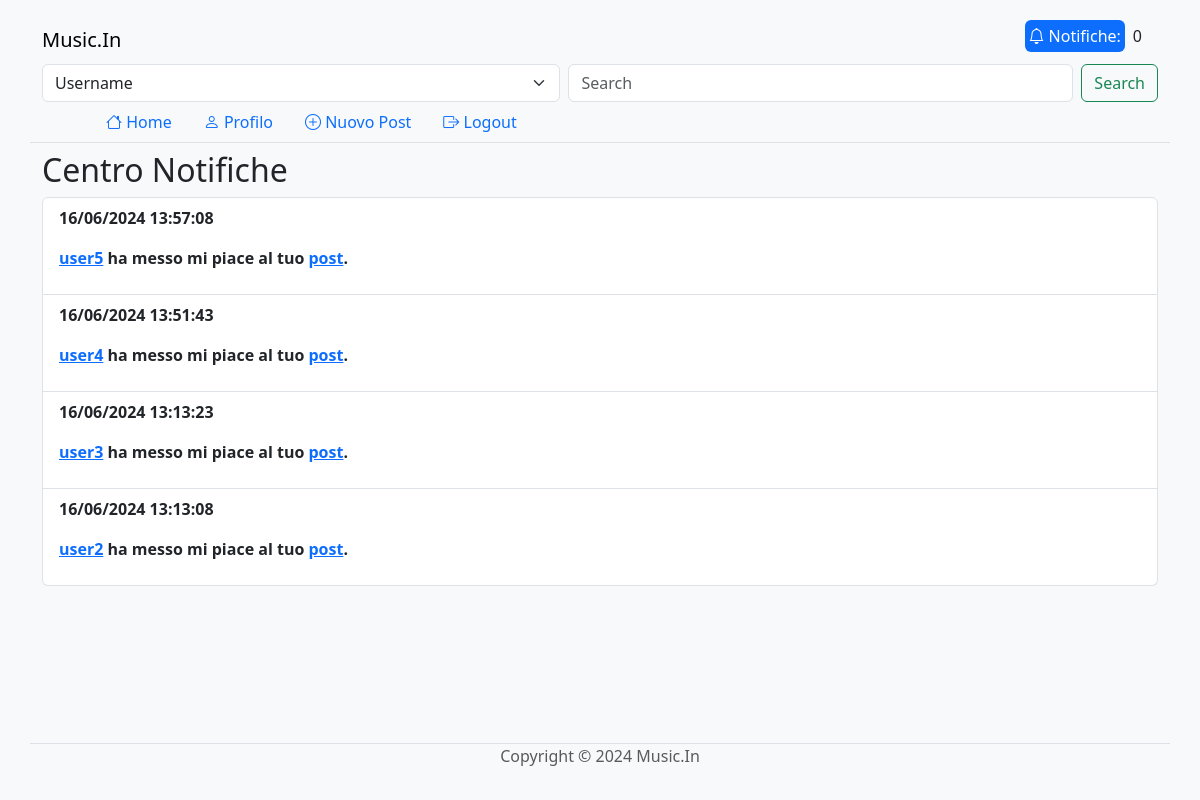
Screenshot of /notifications.php (signed in) with the database file from the repository.
### tables this page shows
create table notifications (
     `id` int not null AUTO_INCREMENT,
     `type` int not null,
     `created_at` timestamp not null DEFAULT current_timestamp(),
     `was_read` boolean not null DEFAULT false,
     `receiver_id` int not null,
     `creator_id` int not null,
     `post_id` int,
     `comment_id` int,
     constraint `IDNotifica` primary key (`id`));

create table users (
     `id` int not null AUTO_INCREMENT,
     `username` varchar(255) not null,
     `password` varchar(255) not null,
     `email` varchar(255) not null,
     `name` varchar(255),
     `surname` varchar(255),
     `image` varchar(255),
     `genre_id` int,
     constraint `IDUser` primary key (`id`),
     unique key `username` (`username`),
     unique key `email` (`email`));

### notifications.php (called while the page is built)
<?php
require_once __DIR__ . '/bootstrap.php';
$templateParams["title"] = "Notifiche";
$templateParams["name"] = "notifications";
$notifications = $dbh->getNotifications($_SESSION["user_id"]);
require __DIR__ . '/template/base.php';
?>

### db/connessione-db.php (called while the page is built)
<?php
require_once(__DIR__ . "/dbhelper.php");
$servername = "localhost";
$username = "root";
$password = "";
$dbname = "music_in";
$port = 3306;
$dbh = new DatabaseHelper($servername, $username, $password, $dbname, $port);
?>

### db/dbhelper.php (called while the page is built, shortened)
<?php
class DatabaseHelper {
    private $conn;
    public function __construct($servername, $username, $password, $dbname, $port) {
        try {
            $this->conn = new PDO("mysql:host=$servername;dbname=$dbname;port=$port", $username, $password);
            $this->conn->setAttribute(PDO::ATTR_ERRMODE, PDO::ERRMODE_EXCEPTION);
            $this->conn->exec("SET NAMES utf8mb4");
        } catch(PDOException $e) {
            echo "Connessione al database fallita: " . $e->getMessage();
            die();
        }
    }
    public function getUserInfo($user_id) {
        $query_user = "SELECT username, email, name, surname, image as profile_image, genre_id FROM users WHERE id = :user_id";
        $stmt_user = $this->conn->prepare($query_user);
        $stmt_user->bindParam(':user_id', $user_id);
        $stmt_user->execute();
        $user = $stmt_user->fetch(PDO::FETCH_ASSOC);
        return $user;
    }
    public function getNotifications($user_id) {
        $query = "SELECT id as notification_id, type, created_at, was_read, creator_id, post_id, comment_id FROM notifications WHERE receiver_id = :user_id ORDER BY created_at DESC";
        $stmt = $this->conn->prepare($query);
        $stmt->bindParam(':user_id', $user_id);
        $stmt->execute();
        $notifications = $stmt->fetchAll(PDO::FETCH_ASSOC);
        return $notifications;
    }
}
?>

### template/notifications.php (the view, shortened to what this page needs)
<section>
    <h2>Centro Notifiche</h2>
    <?php if (empty($notifications)) : ?>
        <p>Non hai ancora nessuna notifica.</p>
    <?php else : ?>
        <ul class="list-group">
            <?php foreach ($notifications as $notification) : ?>
                <li class="list-group-item <?php if (!$notification["was_read"]) { echo 'fw-bold';} ?>">
                    <p class=""><?php echo htmlspecialchars((new DateTime($notification['created_at']))->format('d/m/Y H:i:s')); ?></p>
                    <p class="">
                        <?php switch ($notification['type']):
                        case NotificationType::LIKE->value: ?>
                            <a href="profile.php?id=<?php echo htmlspecialchars($notification['creator_id']); ?>"><?php echo htmlspecialchars($dbh->getUserInfo($notification['creator_id'])['username']); ?></a> ha messo mi piace al tuo <a href="comments.php?post_id=<?php echo htmlspecialchars($notification['post_id']); ?>"> post</a>.
                        <?php break; ?>
                        <?php endswitch; ?>
                    </p>
                </li>
                <?php $dbh->setNotificationRead($notification["notification_id"]); ?>
            <?php endforeach; ?>
        </ul>
    <?php endif; ?>
</section>

### template/base.php (shortened to what this page needs)
<!DOCTYPE html>
<html lang="it" class="h-100">
<head>
    <link href="https://cdn.jsdelivr.net/npm/bootstrap@5.3.3/dist/css/bootstrap.min.css" rel="stylesheet">
    <link rel="stylesheet" href="https://cdn.jsdelivr.net/npm/bootstrap-icons@1.11.3/font/bootstrap-icons.min.css">
    <link rel='stylesheet' type='text/css' href='css/common.css'>
</head>
<body class="bg-light d-flex flex-column h-100">
    <nav class="navbar navbar-expand-md navbar-light bg-light sticky-top">
        <div class="container justify-content-center border-bottom">
            <div class="col-12">
                <div class="d-flex">
                    <h1><a class="navbar-brand" href="/">Music.In</a></h1>
                    <div class="container nav nav-pills align-items-center justify-content-end">
                        <a class="nav-link m-1 p-1 <?php markIfActive("notifications.php"); ?>" href="notifications.php"><i class="bi bi-bell"></i><span class="d-none d-sm-inline ms-1">Notifiche:</span></a>
                        <span id="notification_counter" class="p-1">0</span>
                    </div>
                </div>
                <form class="d-flex" role="search" action="search.php" method="get">
                    <select class="form-select me-2" name="search_type" aria-label="Tipo di ricerca">
                        <option value="username">Username</option>
                    </select>
                    <input class="form-control me-2" type="search" name="query" placeholder="Search" aria-label="Search">
                    <button class="btn btn-outline-success" type="submit">Search</button>
                </form>
                <div class="px-5 navbar-collapse" id="navbarCollapse">
                    <ul class="nav nav-pills col-12 col-lg-auto my-2 justify-content-center my-md-0 text-small">
                        <?php
                        $navlinks = [
                            ["index.php", "bi-house", "Home"],
                            ["profile.php", "bi-person", "Profilo"],
                            ["new-post.php", "bi-plus-circle", "Nuovo Post"],
                            ["logout.php", "bi-box-arrow-right", "Logout"],
                        ];
                        ?>
                        <?php foreach ($navlinks as $navlink) : ?>
                            <li class="nav-item">
                                <a class="nav-link <?php markIfActive($navlink[0]); ?>" href="<?php echo $navlink[0]; ?>">
                                    <i class="bi <?php echo $navlink[1]; ?>"></i>
                                    <span class="d-none d-md-inline"><?php echo $navlink[2]; ?></span>
                                </a>
                            </li>
                        <?php endforeach; ?>
                    </ul>
                </div>
            </div>
        </div>
    </nav>
    <main class="flex-shrink-0">
        <div class="container">
            <?php if(isset($templateParams["name"])) { require(__DIR__ . "/" . $templateParams["name"] . ".php"); } ?>
        </div>
    </main>
    <footer class="footer mt-auto py-3 bg-body-tertiary">
        <div class="container border-top">
            <p class="text-center text-body-secondary">Copyright &copy; 2024 Music.In</p>
        </div>
    </footer>
</body>
</html>

### utils/functions.php (shortened to what this page needs)
<?php
function markIfActive($pagename){
    if(basename($_SERVER['PHP_SELF'])==$pagename){
        echo "active";
    }
}
?>

### rows the page displays
notifications: created_at "16/06/2024 13:57:08", creator.username "user5"
notifications: created_at "16/06/2024 13:51:43", creator.username "user4"
notifications: created_at "16/06/2024 13:13:23", creator.username "user3"
notifications: created_at "16/06/2024 13:13:08", creator.username "user2"

### other values shown
$navlink[2] "Home"
$navlink[2] "Profilo"
$navlink[2] "Nuovo Post"
$navlink[2] "Logout"
